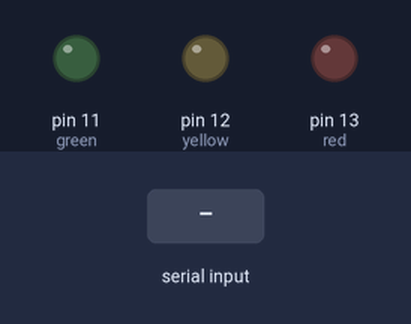
Recording of a sketch running on a simulated Arduino Uno, built with avr-gcc and run on an emulated ATmega328P. On the bench: output pins drawn as LEDs (lit = HIGH). The test bench sets the inputs (shaded band).

Above: at 1.2 s.
1.3 s: "b" received over Serial
At 1.45 s:
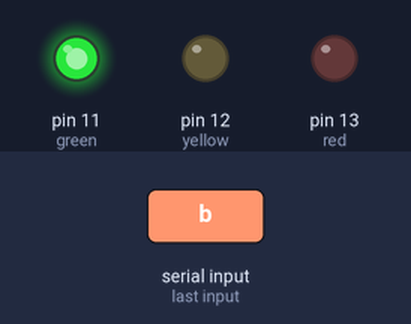
3.1 s: "y" received over Serial
At 3.6 s:
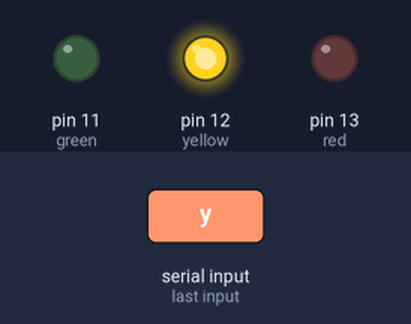
4.6 s: "r" received over Serial
At 5.8 s:
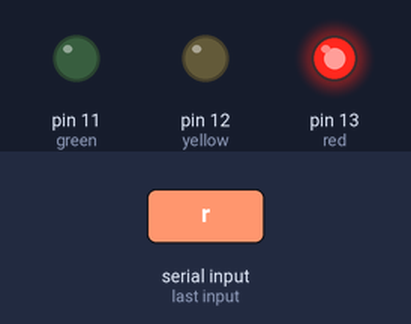
6.1 s: "g" received over Serial
At 7.1 s:
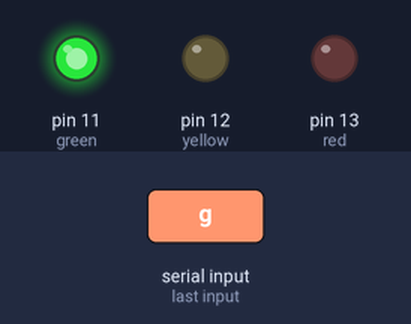
7.6 s: "1" received over Serial
At 8.2 s:
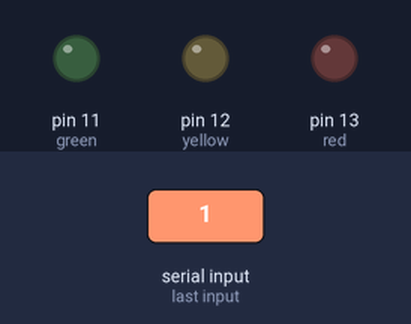
Timing chart, 0 to 10.1 s (numbered marks = the images above; inputs shaded):
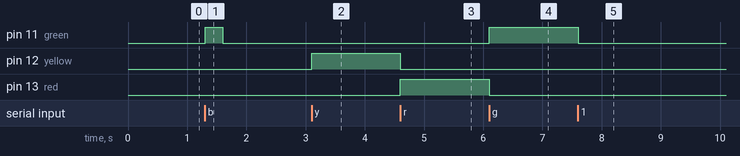

Measured:
- after the input at 1.3 s, pin 11 (green): LOW → HIGH at once, → LOW 0.30 s later
- after the input at 3.1 s, pin 12 (yellow): LOW → HIGH at once
- after the input at 4.6 s, pin 12 (yellow): HIGH → LOW at once; pin 13 (red): LOW → HIGH at once
- after the input at 6.1 s, pin 11 (green): LOW → HIGH at once; pin 13 (red): HIGH → LOW at once
- after the input at 7.6 s, pin 11 (green): HIGH → LOW at once

The sketch:

IOT_PRACTICAL_5.ino
```cpp
int green = 11;
int yellow = 12;
int red = 13;

void setup() {
  pinMode(green, OUTPUT);
  pinMode(yellow, OUTPUT);
  pinMode(red, OUTPUT);
  Serial.begin(9600);
}

void loop() {
  if (Serial.available()) {
    char input = Serial.read();


    digitalWrite(green, LOW);
    digitalWrite(yellow, LOW);
    digitalWrite(red, LOW);

    if (input == 'b') {
      digitalWrite(green, HIGH);
      delay(300);
      digitalWrite(green, LOW);
      delay(300);
    }
    else if (input == 'g') {
      digitalWrite(green, HIGH);
    }
    else if (input == 'y') {
      digitalWrite(yellow, HIGH);
    }
    else if (input == 'r') {
      digitalWrite(red, HIGH);
    }
  }
}
```
